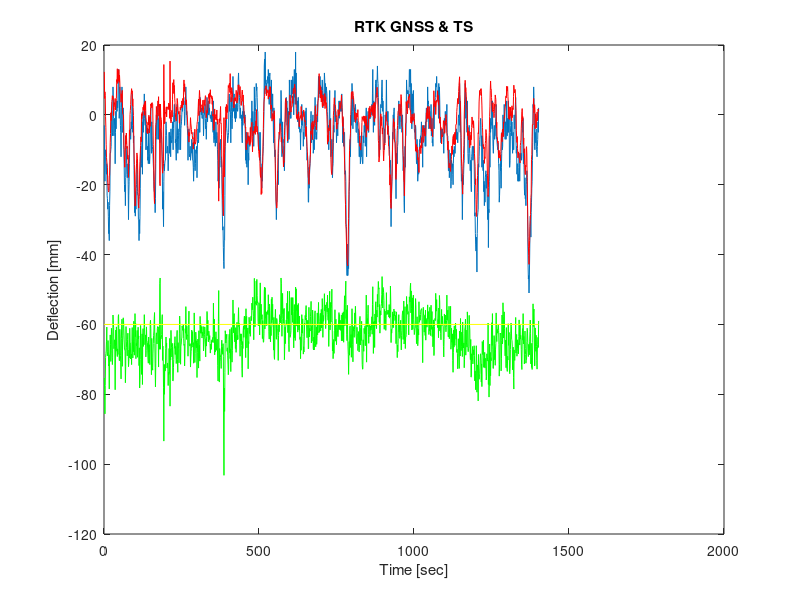

This figure's MATLAB source:
% gnss & totalstation
pkg load signal
format long
% -----------------------------------------------------
% load gnss data from file
fin = fopen('gnss.txt');
log = fscanf(fin, '%f %f %f %d:%d:%d', [6 inf])';
fclose(fin);
% change H:M:S to secs
t_gnss = log(:,4) * 3600 + log(:,5) * 60 + log(:,6);
h_gnss = log(:,3);
% -----------------------------------------------------
% load ts data from file
fin = fopen('totalstation.txt');
log = fscanf(fin, '%f %f %f %d:%d:%d', [6 inf])';
fclose(fin);
% change H:M:S to secs
t_ts = log(:,4) * 3600 + log(:,5) * 60 + log(:,6);
h_ts = log(:,3);
% -----------------------------------------------------
% common part dropping first/last 30 seconds
t_start = max(t_gnss(1,1), t_ts(1,1)) + 30;
t_end = min(t_gnss(end,1), t_ts(end,1)) - 30;
t_len = t_end - t_start;
t_sec = 1 : 1 : t_len;
% change to relative secs
t_gnss -= t_start;
t_ts -= t_start;
% -----------------------------------------------------
% get common part of gnss & interpolate each secs
gnss = [ t_gnss h_gnss];
% cut common part
gnss(gnss(:, 1) < 0, :) = [];
gnss(gnss(:, 1) > t_len, :) = [];
% change height to relativ in mm
gnss(:, 2) = (gnss(:, 2) - gnss(1, 2)) * 1000;
% interpolate to each second
h_gnss = interp1(gnss(:, 1), gnss(:, 2), t_sec);
% -----------------------------------------------------
% get common part of ts & interpolate each secs
ts = [ t_ts h_ts];
% cut common part
ts(ts(:, 1) < 0, :) = [];
ts(ts(:, 1) > t_len, :) = [];
% change height to relativ in mm
ts(:, 2) = (ts(:, 2) - ts(1, 2)) * 1000;
% interpolate to each second
h_ts = interp1(ts(:, 1), ts(:, 2), t_sec);
% -----------------------------------------------------
% cross correlation
offs = 50;
xc = xcorr(h_gnss, h_ts, offs);
di = [-offs:offs];
[mx mi] = max(xc);
mdi = di(mi);
printf('Offset: %d\n', mdi);
% -----------------------------------------------------
dh = h_gnss - h_ts;
figure(1);
hold off;
plot(t_sec, h_gnss);
hold on;
plot(t_sec, h_ts, "color", 'r');
plot(t_sec, dh - 60, "color", 'g');
plot([0 t_len], [-60 -60], "color", 'y');
title('RTK GNSS & TS');
xlabel('Time [sec]');
ylabel('Deflection [mm]');
% -----------------------------------------------------
% statistics
printf('GNSS\n');
printf('Mean: %.1f mm\n', mean(h_gnss));
printf('Range: %.1f mm\n', range(h_gnss));
printf('Std: %.1f mm\n', std(h_gnss));
printf('TS\n');
printf('Mean: %.1f mm\n', mean(h_ts));
printf('Range: %.1f mm\n', range(h_ts));
printf('Std: %.1f mm\n', std(h_ts));
printf('Differences\n');
printf('Mean: %.1f mm\n', mean(dh));
printf('Range: %.1f mm\n', range(dh));
printf('Std: %.1f mm\n', std(dh));